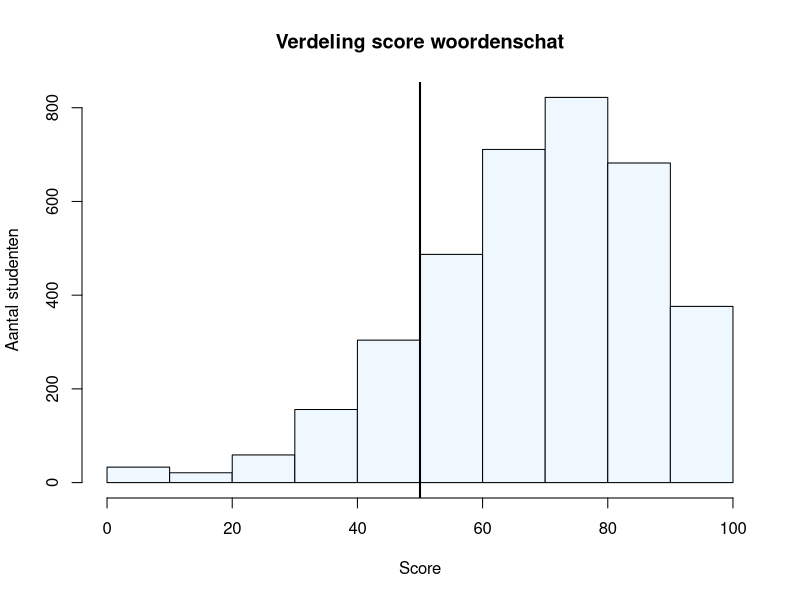
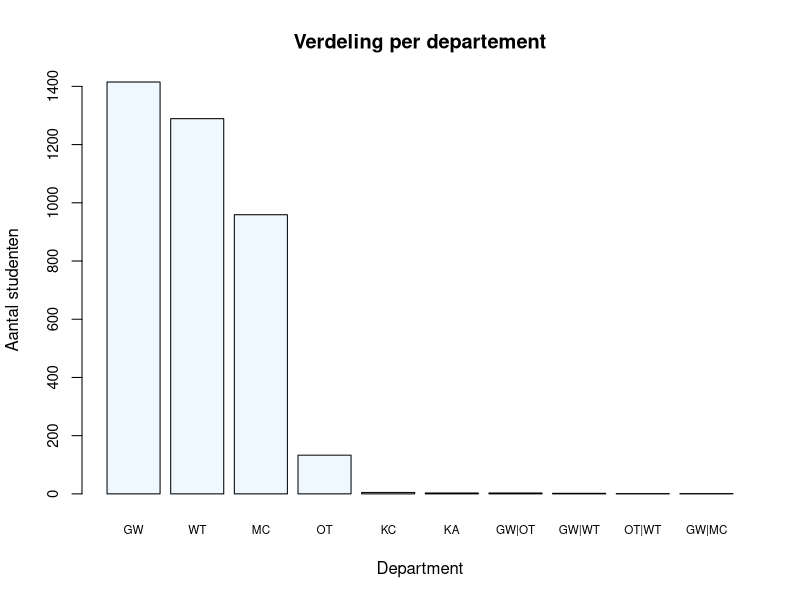
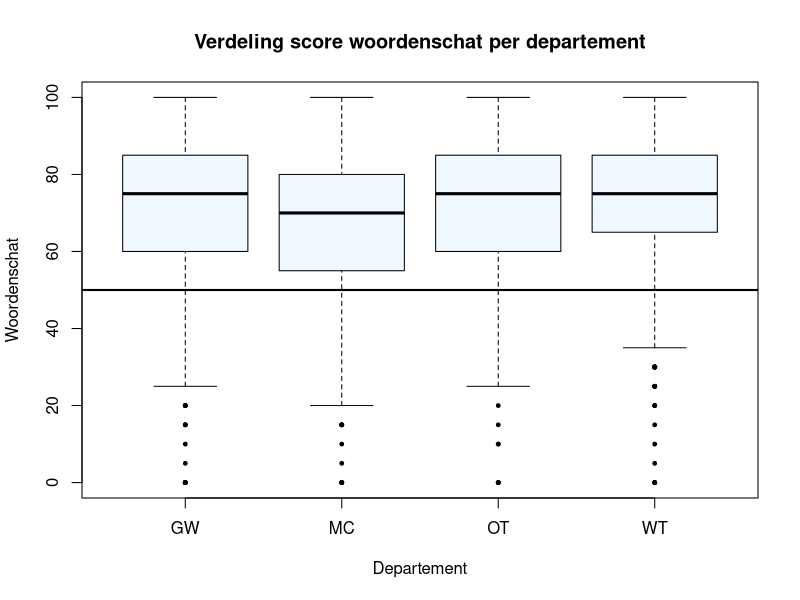

Reproduce these figures in R, in order.
## ---- chunk 1
library(knitr)
library(readxl)
library(data.table)
library(magrittr)
library(dplyr)

# Code van https://community.rstudio.com/t/showing-only-the-first-few-lines-of-the-results-of-a-code-chunk/6963/2
hook_output <- knit_hooks$get("output")
knit_hooks$set(output = function(x, options) {
  lines <- options$output.lines
  if (is.null(lines)) {
    return(hook_output(x, options))  # pass to default hook
  }
  x <- unlist(strsplit(x, "\n"))
  more <- "..."
  if (length(lines)==1) {        # first n lines
    if (length(x) > lines) {
      # truncate the output, but add ....
      x <- c(head(x, lines), more)
    }
  } else {
    x <- c(more, x[lines], more)
  }
  # paste these lines together
  x <- paste(c(x, ""), collapse = "\n")
  hook_output(x, options)
})

opts_chunk$set(echo = TRUE)

## eenmalig >>>
# sem_1_anon <- read_excel("dat/sem_1_anon.xlsx")
# col_types <- sem_1_anon %>% sapply(class)
# col_types[col_types != "logical"] <- "guess"
# col_types[col_types == "logical"] <- "numeric"
# col_types <- col_types %>% unlist
# sem_1_anon <- read_excel("dat/sem_1_anon.xlsx", col_types = col_types)
# 
# sem_1_anon %>% fwrite("dat/sem_1_anon.tsv", sep = "\t")
## <<< eenmalig

sem_1_anon <- fread("dat/sem_1_anon.tsv")
## ---- chunk 2
# In de console:
str(sem_1_anon)
## ---- chunk 3

palette(c("aliceblue", "black"))

sem_1_anon$Woordenschat %>%
  hist(main = "Verdeling score woordenschat",
    xlab = "Score", ylab = "Aantal studenten",
    col = 1)

abline(v = 50, lwd = 2, col = 2)
## ---- chunk 4
sem_1_anon$Departement %>%
  table %>%
  sort %>%
  rev %>%
  barplot(main = "Verdeling per departement",
    xlab = "Department", ylab = "Aantal studenten",
    cex.names = .7, cex.axis = .9, col = 1)
## ---- chunk 5
sem_1_anon <- setDT(sem_1_anon)

dep_top <- sem_1_anon[, .N, Departement][N > 5, Departement]

dep_top
## ---- chunk 6
sem_1_anon %>% 
  filter(Departement %in% dep_top) %>% 
  boxplot(Woordenschat ~ Departement, data = .,
    col = 1, pch = 19, cex = .5,
    main = "Verdeling score woordenschat per departement")

abline(h = 50, lwd = 2, col = 2)
